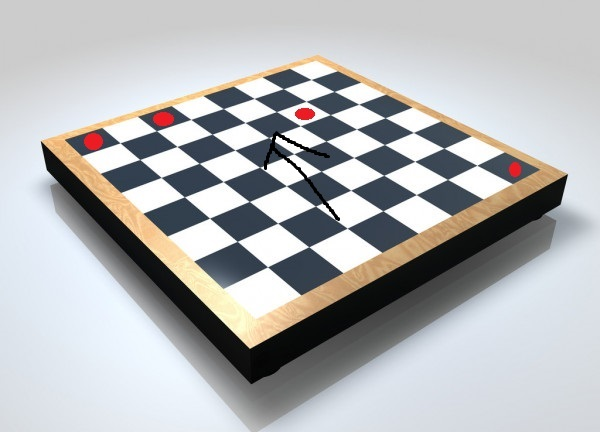
#> input picture ProjectFolder/test_images/real_board_2_test_dots.jpg, 600 x 432 px, found by its file name
$ python main_OLD_13_02_21.py   (older library calls are emulated)
#> lines starting #> are read from the running program, lines starting #| are printed output that depends on the picture; after the words box and inside, x2 and y2 are one past the last pixel; in counts of white or black regions, pixels touching at a corner belong together
from myfuncs import *
import cv2
import numpy as np

# Parameters
windowH, windowW = 480, 480

circles = np.zeros((4, 2), np.int)

counter = 0


def mousepoints(event, x, y, flags, params):
    global counter
    if event == cv2.EVENT_LBUTTONDBLCLK:
        circles[counter] = x, y
        counter += 1
        # print(circles)


# Load base test image, to be later changed to a video source #
# filename = 'test_images/blank_board.jpg'
filename = 'test_images/real_board_2_test_dots.jpg'
source = cv2.imread(filename)
#> source is the input picture: shape (432, 600, 3); mean B, G, R 183.3, 182, 180.8

cornerClick = cv2.resize(source, (windowH, windowW))
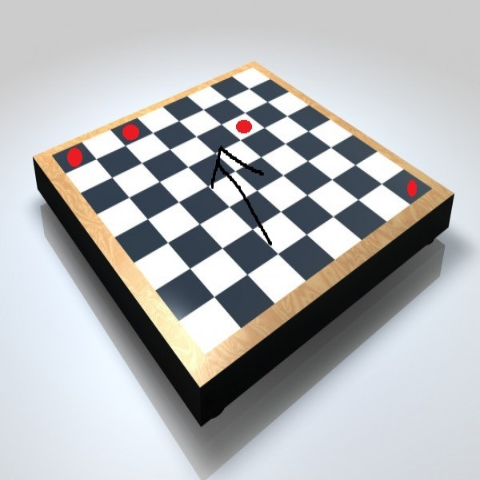
#> cornerClick: shape (480, 480, 3); mean B, G, R 183.3, 181.9, 180.7
cv2.imshow("CornerClick", cornerClick)

base = cornerClick.copy()

cv2.imshow("CornerClick", cornerClick)


print("Double click corners of board.")

while True:
    if counter == 4:
        # TODO: use myfuncs.py to sort corners into correct order (top left, top right, bottom left .etc)
        order(circles)
        # Warp image perspective #
        pos1 = np.float32(order(circles))
        pos2 = np.float32([[0, 0], [windowW, 0], [0, windowH], [windowW, windowH]])
        matrix = cv2.getPerspectiveTransform(pos1, pos2)
        imgOutput = cv2.warpPerspective(base, matrix, (windowW, windowH))
        break

    for x in range(0, 4):
        cv2.circle(cornerClick, (circles[x][0], circles[x][1]), 5, (0, 255, 0), cv2.FILLED)
#> cornerClick: shape (480, 480, 3); 0.01% of pixels changed, all inside (x1, y1, x2, y2) = (0, 0, 6, 6)
    cv2.imshow("CornerClick", cornerClick)
    # Look for double clicks on "base" window
    cv2.setMouseCallback('CornerClick', mousepoints)
    cv2.waitKey(1)
cv2.destroyWindow("CornerClick")
cv2.imshow("Fixed Perspective", imgOutput)
individualSquareMatrix = splitboard(imgOutput)
print(len(individualSquareMatrix))
cv2.imshow("test", individualSquareMatrix[0])
#cv2.imwrite("test_images/BeforeSquare0.jpg", individualSquareMatrix[0])
print(squarename(0))
# Decide if square contains a piece or not
# boardSquare = test[0]
# boardGrey = cv2.cvtColor(boardSquare, cv2.COLOR_BGR2GRAY)
# boardEdges = cv2.Canny(boardGrey, 50, 200)


cv2.waitKey(0)

# Split board into grid #
